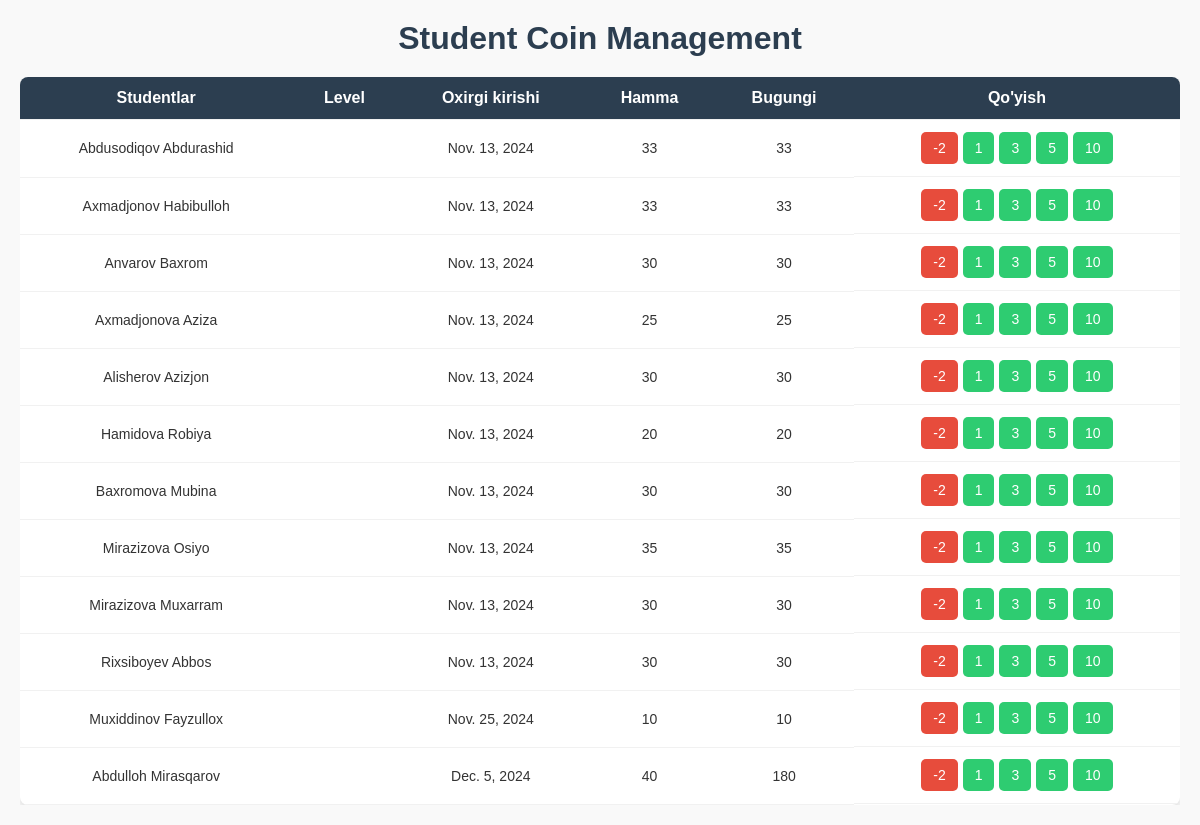
The app's page /dashboard/group/6/ with its own data.
### accounts/models.py (models this page shows, shortened)
class User(models.Model):
    name = models.CharField(max_length=100)
    modme_id = models.CharField(max_length=50, unique=True)
    password = models.CharField(max_length=128)
    level = models.IntegerField(default=1)
    last_visit = models.DateField(default=0)
    total_coins = models.IntegerField(default=0)
    coins_today = models.IntegerField(default=0)
    group = models.ForeignKey(Group, on_delete=models.CASCADE, related_name='groups', null=True, blank=True)

### accounts/views.py (the view)
# urls.py: path('dashboard/group/<int:group_id>/', student_list, name='group_students'),
def student_list(request, group_id):
    group = get_object_or_404(Group, id=group_id)
    students = User.objects.filter(group=group)
    return render(request, 'dashboard.html', {'students': students})

### templates/dashboard.html (shortened to what this page needs)
{% load static %}
<!DOCTYPE html>
<html lang="en">
<head>
</head>
<body>
    <h1>Student Coin Management</h1>
    <div style="overflow-x: auto;">
        <table>
            <tr>
                <th>Studentlar</th>
                <th>Level</th>
                <th>Oxirgi kirishi</th>
                <th>Hamma</th>
                <th>Bugungi</th>
                <th>Qo'yish</th>
            </tr>
            {% for student in students %}
            <tr>
                <td>{{ student.name }} </td>
                <td>{{ student.league }} </td>
                <td>{{ student.last_visit }} </td>
                <td>{{ student.total_coins }}</td>
                <td>{{ student.coins_today }}</td>
                <td>
                    <a href="{% url 'dashboard' student.id 2 %}" class="coin-btn btn-subtract">-2</a>
                    <a href="{% url 'dashboard' student.id 1 %}" class="coin-btn btn-add">1</a>
                    <a href="{% url 'dashboard' student.id 3 %}" class="coin-btn btn-add">3</a>
                    <a href="{% url 'dashboard' student.id 5 %}" class="coin-btn btn-add">5</a>
                    <a href="{% url 'dashboard' student.id 10 %}" class="coin-btn btn-add">10</a>
                </td>
            </tr>
            {% endfor %}
        </table>
    </div>
</body>
</html>

### templates/dashboard.html (style rules this page uses)
* { margin: 0; padding: 0; box-sizing: border-box; }
body { font-family: Arial, sans-serif; background-color: #f9f9f9; color: #333; padding: 20px; overflow-x: hidden; }
h1 { text-align: center; color: #2c3e50; margin-bottom: 20px; }
table { width: 100%; border-collapse: collapse; background: white; box-shadow: 0 4px 6px rgba(0, 0, 0, 0.1); border-radius: 8px; overflow: hidden; }
th, td { padding: 12px 15px; text-align: center; border-bottom: 1px solid #f1f1f1; }
th { background-color: #2c3e50; color: white; font-size: 16px; font-weight: bold; }
td { font-size: 14px; }
td:last-child { display: flex; justify-content: center; gap: 5px; }
.coin-btn { padding: 8px 12px; font-size: 14px; border: none; border-radius: 5px; cursor: pointer; text-decoration: none; color: white; transition: transform 0.2s ease, background-color 0.2s ease; }
.btn-add { background-color: #2ecc71; }
.btn-subtract { background-color: #e74c3c; }

### records on screen
User: name "Abdusodiqov Abdurashid", last_visit "Nov. 13, 2024", total_coins "33", coins_today "33"
User: name "Axmadjonov Habibulloh", last_visit "Nov. 13, 2024", total_coins "33", coins_today "33"
User: name "Anvarov Baxrom", last_visit "Nov. 13, 2024", total_coins "30", coins_today "30"
User: name "Axmadjonova Aziza", last_visit "Nov. 13, 2024", total_coins "25", coins_today "25"
User: name "Alisherov Azizjon", last_visit "Nov. 13, 2024", total_coins "30", coins_today "30"
User: name "Hamidova Robiya", last_visit "Nov. 13, 2024", total_coins "20", coins_today "20"
User: name "Baxromova Mubina", last_visit "Nov. 13, 2024", total_coins "30", coins_today "30"
User: name "Mirazizova Osiyo", last_visit "Nov. 13, 2024", total_coins "35", coins_today "35"
User: name "Mirazizova Muxarram", last_visit "Nov. 13, 2024", total_coins "30", coins_today "30"
User: name "Rixsiboyev Abbos", last_visit "Nov. 13, 2024", total_coins "30", coins_today "30"
User: name "Muxiddinov Fayzullox", last_visit "Nov. 25, 2024", total_coins "10", coins_today "10"
User: name "Abdulloh Mirasqarov", last_visit "Dec. 5, 2024", total_coins "40", coins_today "180"
